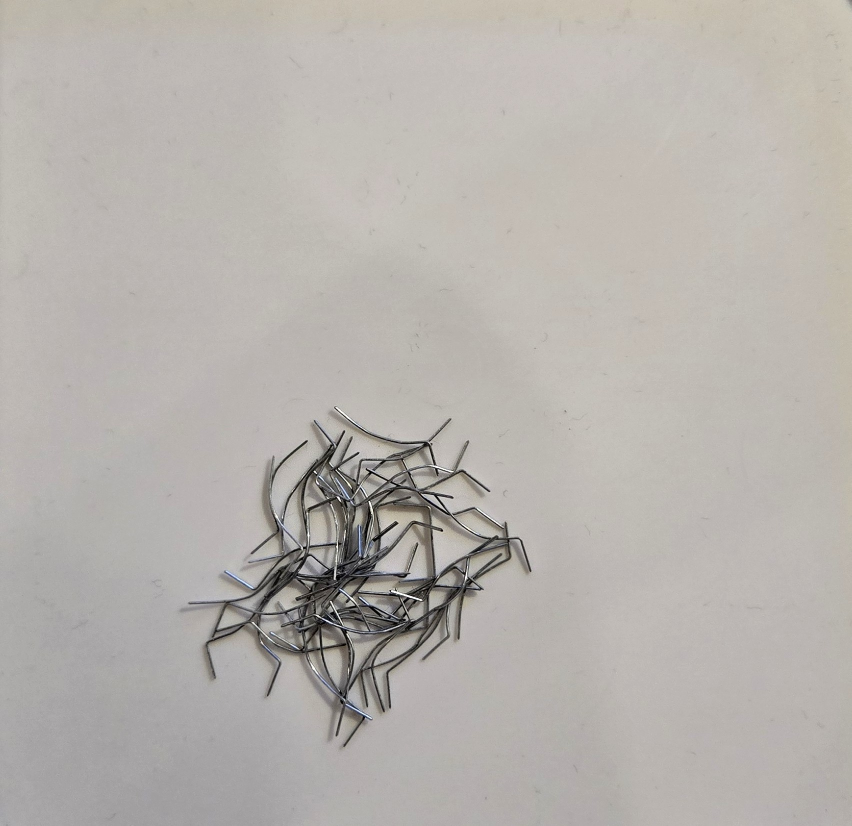
#> input picture data/samples/probe_clogged.jpg, 1703 x 1651 px (shown at 1/2 size)
$ python make_demo_clip.py
#> lines starting #> are read from the running program, lines starting #| are printed output that depends on the picture
"""
Build a short clip that cross-fades from the piled/entangled frame to the
dispersed frame, so the closed loop can be demonstrated end to end without a
physical vibratory plate.

    python vision/make_demo_clip.py                    # 10 s, 30 fps
    python vision/make_demo_clip.py --seconds 6

Then feed it to the vision node:

    python vision/probe_detection.py --source assets/dispersing.mp4

Note: this is a visual stand-in for the dispersal process, not a physical
experiment. It exists so the frequency command can be seen responding to a
changing probe state; the pins in the clip do not actually move in response to
the command.
"""

import argparse
from pathlib import Path

import cv2
import numpy as np

REPO_ROOT = Path(__file__).resolve().parent.parent
CLOGGED = REPO_ROOT / "data" / "samples" / "probe_clogged.jpg"
DISPERSED = REPO_ROOT / "data" / "samples" / "probe_dispersed.jpg"
FRAME_W, FRAME_H = 640, 480


def imread_unicode(path: Path):
    """cv2.imread replacement that works when the path contains non-ASCII
    characters. On Windows cv2.imread goes through the ANSI file API and
    returns None for such paths depending on the active code page, which is
    easy to hit when the repository lives under a localised folder name.
    Reading the bytes ourselves and decoding from memory avoids that entirely.
    """
    try:
        data = np.fromfile(str(path), dtype=np.uint8)
    except OSError:
        return None
    if data.size == 0:
        return None
    return cv2.imdecode(data, cv2.IMREAD_COLOR)
#> returned value is the input picture: shape (1651, 1703, 3); mean B, G, R 173.2, 177.9, 182.2


def main() -> None:
    parser = argparse.ArgumentParser()
    parser.add_argument("--out", default="assets/dispersing.mp4")
    parser.add_argument("--seconds", type=float, default=10.0)
    parser.add_argument("--fps", type=int, default=30)
    args = parser.parse_args()

    a = imread_unicode(CLOGGED)
    b = imread_unicode(DISPERSED)
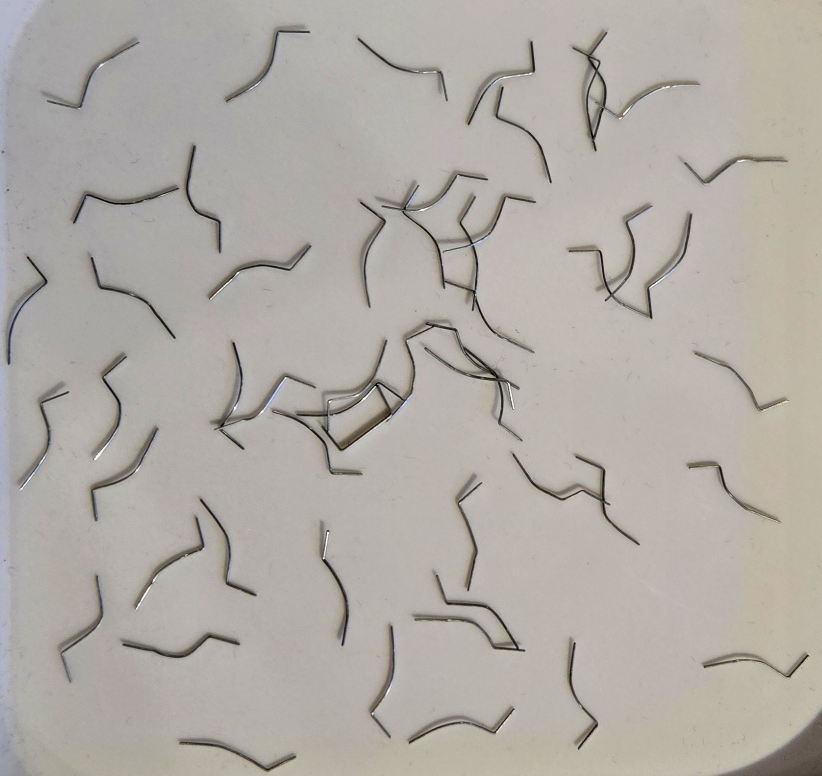
#> input picture data/samples/probe_dispersed.jpg, 1644 x 1552 px (shown at 1/2 size)
#> in imread_unicode, returned value is the input picture: shape (1552, 1644, 3); mean B, G, R 165.4, 171.7, 176.5
    if a is None or b is None:
        missing = [str(p) for p, img in ((CLOGGED, a), (DISPERSED, b)) if img is None]
        raise SystemExit("Could not read:\n  " + "\n  ".join(missing))

    a = cv2.resize(a, (FRAME_W, FRAME_H))
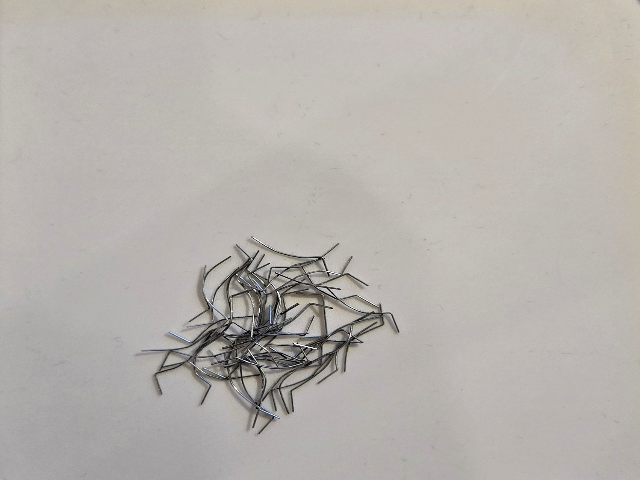
#> a: shape (480, 640, 3); mean B, G, R 173.1, 177.8, 182
    b = cv2.resize(b, (FRAME_W, FRAME_H))
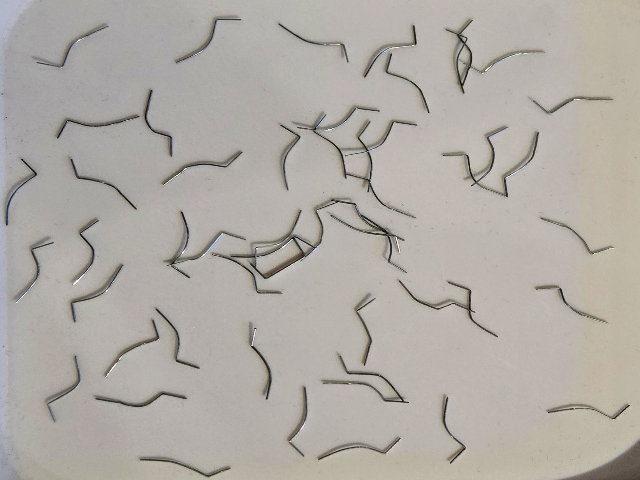
#> b: shape (480, 640, 3); mean B, G, R 165.3, 171.6, 176.3

    out_path = Path(args.out)
    if not out_path.is_absolute():
        out_path = REPO_ROOT / out_path
    out_path.parent.mkdir(parents=True, exist_ok=True)

    writer = cv2.VideoWriter(str(out_path),
                             cv2.VideoWriter_fourcc(*"mp4v"), args.fps,
                             (FRAME_W, FRAME_H))

    total = int(args.seconds * args.fps)
    hold = int(total * 0.15)          # hold each end state so the controller settles

    for i in range(total):
        if i < hold:
            alpha = 0.0
        elif i > total - hold:
            alpha = 1.0
        else:
            alpha = (i - hold) / max(total - 2 * hold, 1)
        writer.write(cv2.addWeighted(a, 1.0 - alpha, b, alpha, 0))

    writer.release()
    print(f"wrote {out_path}  ({total} frames, {args.seconds:.1f} s @ {args.fps} fps)")


if __name__ == "__main__":
    main()
